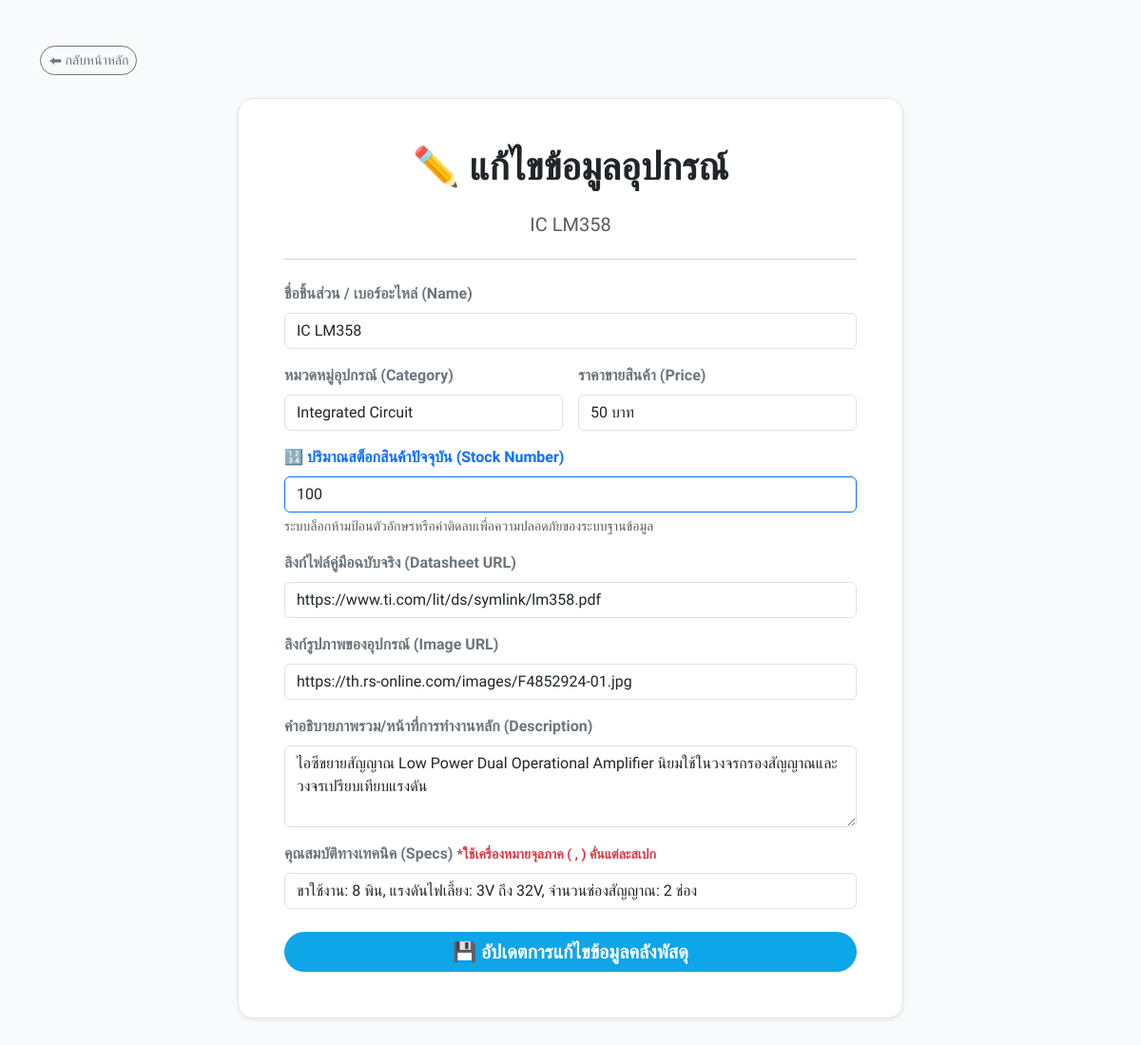
The app's page /edit/1 (signed in) with its own data.
### tables this page shows
CREATE TABLE components
                 (
                     id
                     INTEGER
                     PRIMARY
                     KEY
                     AUTOINCREMENT,
                     name
                     TEXT
                     NOT
                     NULL,
                     category
                     TEXT
                     NOT
                     NULL,
                     price
                     TEXT
                     NOT
                     NULL,
                     image_url
                     TEXT,
                     description
                     TEXT,
                     specs
                     TEXT,
                     stock
                     INTEGER
                     DEFAULT
                     0,
                     datasheet_url
                     TEXT
                 );

### app.py (the view, shortened to what this page needs)
@app.route('/edit/<int:product_id>', methods=['GET', 'POST'])
def edit_product(product_id):
    if not is_logged_in_admin(): return abort(403)
    conn = get_db()
    product = conn.execute('SELECT * FROM components WHERE id = ?', (product_id,)).fetchone()
    conn.close()
    return render_template('edit.html', product=product, is_admin=True)

### app.py (called while the page is built)
def get_db():
    conn = sqlite3.connect(DATABASE)
    conn.row_factory = sqlite3.Row
    return conn

def is_logged_in_admin():
    return session.get('is_admin') == True

### templates/edit.html (shortened to what this page needs)
<!DOCTYPE html>
<html lang="th">
<head>
    <link href="https://cdn.jsdelivr.net/npm/bootstrap@5.3.0/dist/css/bootstrap.min.css" rel="stylesheet">
</head>
<body>
    <div class="container my-5">
        <div class="mb-4">
            <a href="/" class="btn btn-outline-secondary btn-sm rounded-pill">⬅ กลับหน้าหลัก</a>
        </div>
        <div class="form-box p-4 p-md-5 shadow-sm">
            <h1 class="fw-bold text-dark text-center mb-4">✏️ แก้ไขข้อมูลอุปกรณ์</h1>
            <h5 class="text-center text-muted mb-4">{{ product.name }}</h5>
            <hr class="mb-4">
            <form method="POST" action="/edit/{{ product.id }}">
                <div class="mb-3">
                    <label class="form-label fw-bold text-secondary">ชื่อชิ้นส่วน / เบอร์อะไหล่ (Name)</label>
                    <input type="text" name="name" class="form-control" value="{{ product.name }}" required>
                </div>
                <div class="row g-3 mb-3">
                    <div class="col-md-6">
                        <label class="form-label fw-bold text-secondary">หมวดหมู่อุปกรณ์ (Category)</label>
                        <input type="text" name="category" class="form-control" value="{{ product.category }}" required>
                    </div>
                    <div class="col-md-6">
                        <label class="form-label fw-bold text-secondary">ราคาขายสินค้า (Price)</label>
                        <input type="text" name="price" class="form-control" value="{{ product.price }}" required>
                    </div>
                </div>
                <div class="mb-3">
                    <label class="form-label fw-bold text-primary">🔢 ปริมาณสต็อกสินค้าปัจจุบัน (Stock Number)</label>
                    <input type="number" name="stock" class="form-control border-primary" min="0" value="{{ product.stock or 0 }}" step="1" title="กรุณากรอกตัวเลขจำนวนเต็มบวกตั้งแต่ 0 ขึ้นไปเท่านั้น" required>
                    <div class="form-text text-muted">ระบบล็อกห้ามป้อนตัวอักษรหรือค่าติดลบเพื่อความปลอดภัยของระบบฐานข้อมูล</div>
                </div>
                <div class="mb-3">
                    <label class="form-label fw-bold text-secondary">ลิงก์ไฟล์คู่มือฉบับจริง (Datasheet URL)</label>
                    <input type="url" name="datasheet_url" class="form-control" value="{{ product.datasheet_url or '' }}">
                </div>
                <div class="mb-3">
                    <label class="form-label fw-bold text-secondary">ลิงก์รูปภาพของอุปกรณ์ (Image URL)</label>
                    <input type="url" name="image_url" class="form-control" value="{{ product.image_url }}" required>
                </div>
                <div class="mb-3">
                    <label class="form-label fw-bold text-secondary">คำอธิบายภาพรวม/หน้าที่การทำงานหลัก (Description)</label>
                    <textarea name="description" class="form-control" rows="3" required>{{ product.description }}</textarea>
                </div>
                <div class="mb-4">
                    <label class="form-label fw-bold text-secondary">คุณสมบัติทางเทคนิค (Specs) <small class="text-danger">*ใช้เครื่องหมายจุลภาค ( , ) คั่นแต่ละสเปก</small></label>
                    <input type="text" name="specs" class="form-control" value="{{ product.specs }}" required>
                </div>
                <button type="submit" class="btn btn-primary w-100 py-2.5 rounded-pill fw-bold fs-5" style="background-color: #0ea5e9; border: none;">💾 อัปเดตการแก้ไขข้อมูลคลังพัสดุ</button>
            </form>
        </div>
    </div>
</body>
</html>

### templates/edit.html (style rules this page uses)
body { font-family: 'Sarabun', sans-serif; background-color: #f8fafc; color: #334155; }
h1 { font-family: 'Chakra Petch', sans-serif; }
.form-box { background-color: #ffffff; border: 1px solid #e2e8f0; border-radius: 16px; max-width: 700px; margin: 0 auto; }

### records on screen
components: name "IC LM358", category "Integrated Circuit", price "50 บาท", stock "100", datasheet_url "https://www.ti.com/lit/ds/symlink/lm358.pdf", image_url "https://th.rs-online.com/images/F4852924-01.jpg", description "ไอซีขยายสัญญาณ Low Power Dual Operational Amplifier นิยมใช้ในวงจรกรองสัญญาณและวงจรเปรียบเทียบแรงดัน", specs "ขาใช้งาน: 8 พิน, แรงดันไฟเลี้ยง: 3V ถึง 32V, จำนวนช่องสัญญาณ: 2 ช่อง"
